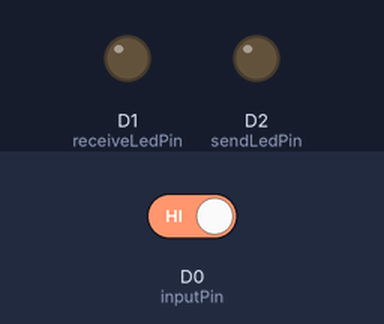
A sketch run on a simulated Particle Photon. Shown: output pins drawn as LEDs (lit = HIGH). Dashed ring = blinking. Inputs (shaded band) come from the test bench; at power-on: D0 (inputPin) HIGH.

Above: at 1.2 s.
1.3 s: D0 (inputPin) driven LOW
At 1.45 s:
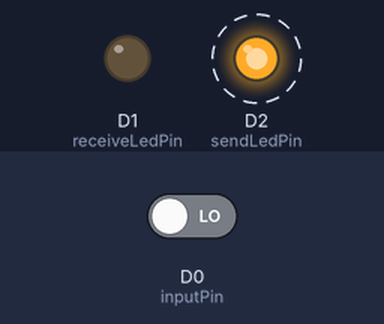
4.3 s: D0 (inputPin) driven HIGH
At 4.3 s:
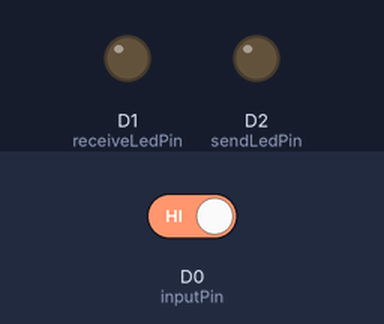
Timing chart, 0 to 7.3 s (numbered marks = the images above; inputs shaded):
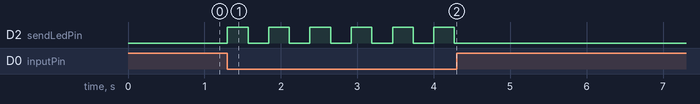

Measured:
- after the input at 1.3 s, D2 (sendLedPin): alternates HIGH for 0.27 s and LOW for 0.27 s, starting at once
- after the input at 4.3 s, D2 (sendLedPin): stops changing and stays LOW

The sketch:

SendRecieveLED2.ino
```cpp
/*
This a program utilizing Spark.publish() and Spark.subscribe() to have pushbutton toggle LEDs communicate between two Spark Cores,
Core1 and Core2. When the local pushbutton is pressed on Core1, "sendLed" on Core1 will toggle state, while "receiveLed" on Core2 will follow
this state, and vice-versa. This is the code for Core2.
*/


int sendLedPin = D2; //choose the pin for the send (local) LED
int inputPin = D0; //choose the input pin (for a pushbutton)
int receiveLedPin = D1; //choose the pin for the receive (Core1-dependent LED)
int val = 0; //variable for reading the pushbutton pin status
int sendLedVal = 0; //variable for keeping the state of the local pushbutton dependent LED (D2)
void ledTwoToggle(const char *toggle, const char *onOff); //handler function for Spark.subscribe()

void setup() {
    pinMode(receiveLedPin, OUTPUT); //Set the pin controlling the Core1-dependent LED as an OUTPUT
    pinMode(sendLedPin, OUTPUT); //Set the pin controlling the local pushbutton-dependent LED as an OUTPUT
    pinMode(inputPin, INPUT); //Set the pin connected to the pushbutton as an INPUT
    digitalWrite(sendLedPin, LOW); //Ensure the local LED is set to off to begin with
    Spark.publish("Core2Toggle", "State", 0, PRIVATE); //Set up Spark.publish() so that the state of the local LED is published to the Spark Cloud PRIVATELY
    Spark.subscribe("Core1Toggle", ledTwoToggle, MY_DEVICES); //Set up Spark.subscribe() so that the state of Core1's Led is recorded and handled by ledTwoToggle
}

void loop() {
    val = digitalRead(inputPin); //read value of pushbutton

    if (val == LOW) { //if clause activated if pushbutton pressed and thus inputPin reads LOW
        sendLedVal = !sendLedVal; //reverse state of sendLed variable value
        digitalWrite(sendLedPin, sendLedVal ? HIGH : LOW); //write the appropriate HIGH/LOW to the sendLed pin to turn it ON/OFF
        Spark.publish("Core2Toggle", sendLedVal ? "ON" : "OFF"); //publish the state to the Spark Cloud as ON/OFF
        delay(250); //primitive button debouncing
    }
}

void ledTwoToggle(const char *toggle, const char *onOff){ //handler function for Spark.subscribe()
    if (strcmp(onOff, "ON") == 0){ //if sendLed on Core1 is ON according to Spark.publish()
        digitalWrite(receiveLedPin, HIGH); //then turn on receiveLed
    } else if (strcmp(onOff, "OFF") == 0){ //if sendLed on Core1 is OFF according to Spark.publish()
        digitalWrite(receiveLedPin, LOW); //then turn off receiveLed
    }
}
```
